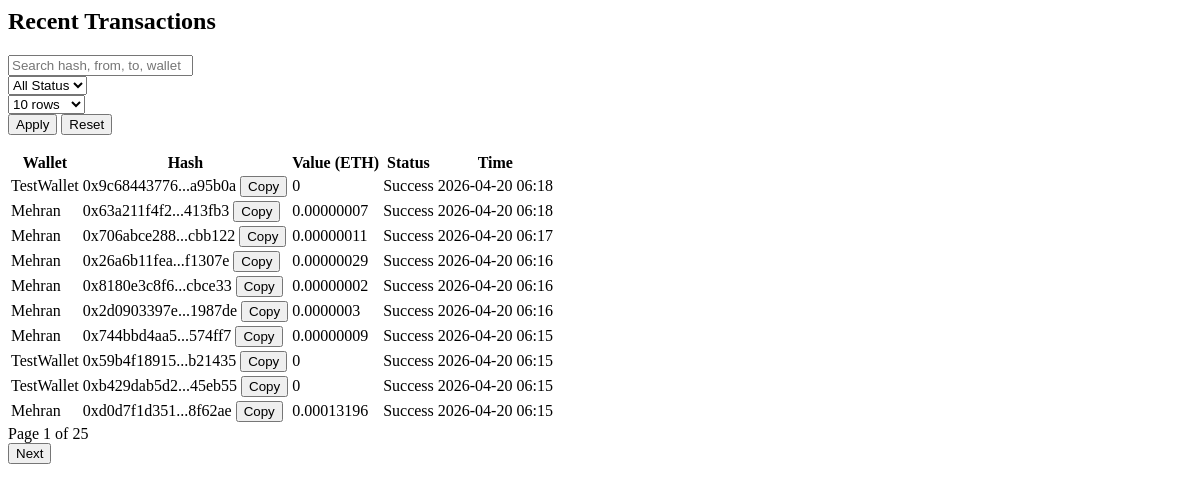
Page /partials/dashboard-transactions/ on the earlier database version.
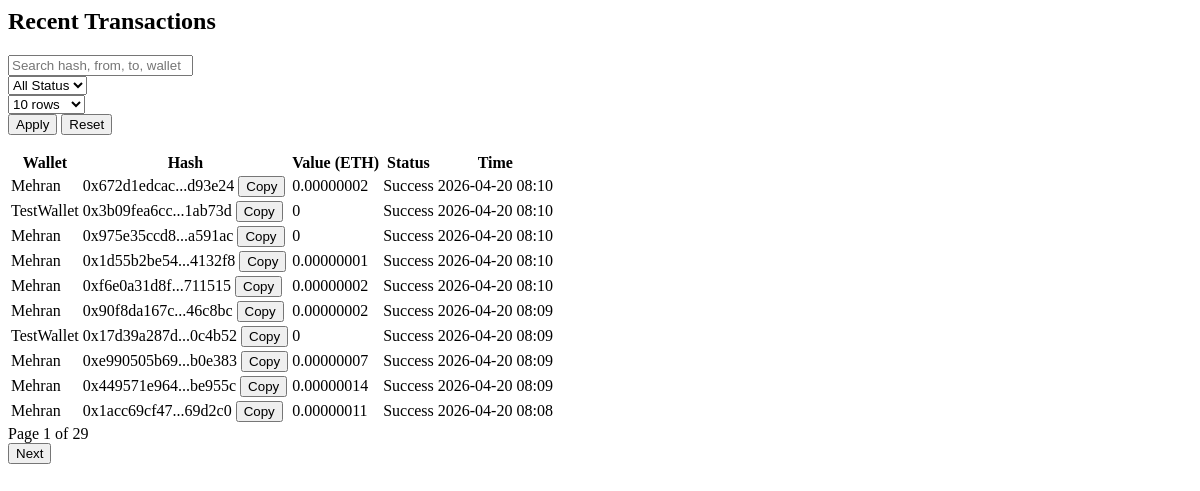
Same page on the later database version.
### wallets/models.py (models this page shows, shortened)
class TransactionSnapshot(models.Model):
    wallet = models.ForeignKey(
        Wallet,
        on_delete=models.CASCADE,
        related_name="transaction_snapshots"
    )
    tx_hash = models.CharField(max_length=66, unique=True)
    from_address = models.CharField(max_length=42)
    to_address = models.CharField(max_length=42, null=True, blank=True)
    value_wei = models.CharField(max_length=100)
    value_eth = models.DecimalField(max_digits=30, decimal_places=18)
    block_number = models.BigIntegerField()
    tx_timestamp = models.DateTimeField()
    is_error = models.BooleanField(default=False)
    fetched_at = models.DateTimeField()

class Wallet(models.Model):
    address = models.CharField(max_length=42, unique=True)
    label = models.CharField(max_length=100, blank=True)
    network = models.CharField(max_length=50, default="Ethereum Mainnet")
    assigned_admin = models.ForeignKey(
        settings.AUTH_USER_MODEL,
        on_delete=models.SET_NULL,
        null=True,
        blank=True,
        related_name="managed_wallets",
    )
    is_active = models.BooleanField(default=True)
    created_at = models.DateTimeField(auto_now_add=True)
    last_synced_at = models.DateTimeField(null=True, blank=True)

### wallets/views.py (the view)
# urls.py: path("partials/dashboard-transactions/", dashboard_transactions_partial, name="dashboard_transactions_partial"),
def dashboard_transactions_partial(request):
    _, dashboard_tx_page, dtx_per_page = get_dashboard_transactions_page(request)
    context = {
        "dashboard_recent_transactions": dashboard_tx_page,
        "dtx_per_page": dtx_per_page,
        "dtx_q": request.GET.get("dtx_q", "").strip(),
        "dtx_status": request.GET.get("dtx_status", "").strip(),
    }
    return render(request, "wallets/partials/dashboard_transactions_table.html", context)

### wallets/templatetags/wallet_extras.py (called while the page is built)
@register.filter
def format_crypto(value, decimals=4):
    if value is None:
        return "-"
    try:
        number = Decimal(value)
    except (InvalidOperation, TypeError, ValueError):
        return value
    if number == 0:
        return "0"
    decimals = int(decimals)
    formatted = f"{number:.{decimals}f}"
    if "." in formatted:
        formatted = formatted.rstrip("0").rstrip(".")
    return formatted

### wallets/views.py (called while the page is built, shortened)
def get_per_page(request, key, default=10):
    raw = request.GET.get(key, str(default))
    return int(raw) if raw in ALLOWED_PAGE_SIZES else default

def get_dashboard_transactions_queryset(request):
    tx_q = request.GET.get("dtx_q", "").strip()
    tx_status = request.GET.get("dtx_status", "").strip()
    transactions = (
        TransactionSnapshot.objects
        .select_related("wallet", "wallet__assigned_admin")
        .order_by("-tx_timestamp")
    )
    if tx_status == "success":
        transactions = transactions.filter(is_error=False)
    elif tx_status == "error":
        transactions = transactions.filter(is_error=True)
    return transactions

### wallets/templates/wallets/partials/dashboard_transactions_table.html (shortened to what this page needs)
{% load wallet_extras %}
<div class="d-flex justify-content-between align-items-center mb-3">
    <h2 class="section-title mb-0">Recent Transactions</h2>
</div>
<form id="dashboard-transactions-form" class="row g-2 filter-grid mb-3">
    <div class="col-12 col-md-6">
        <input type="text" class="form-control" name="dtx_q" value="{{ dtx_q }}" placeholder="Search hash, from, to, wallet">
    </div>
    <div class="col-6 col-md-3">
        <select class="form-select" name="dtx_status">
            <option value="" {% if dtx_status == "" %}selected{% endif %}>All Status</option>
        </select>
    </div>
    <div class="col-6 col-md-3">
        <select class="form-select" name="dtx_per_page">
            <option value="10" {% if dtx_per_page == 10 %}selected{% endif %}>10 rows</option>
        </select>
    </div>
    <div class="col-12 d-grid d-md-flex gap-2">
        <button type="submit" class="btn btn-dark">Apply</button>
        <button type="button" id="dtx-reset-btn" class="btn btn-outline-secondary">Reset</button>
    </div>
</form>
<div class="table-wrap">
    <table class="table table-hover table-sm align-middle mb-0">
        <thead class="table-light">
            <tr>
                <th>Wallet</th>
                <th>Hash</th>
                <th>Value (ETH)</th>
                <th>Status</th>
                <th>Time</th>
            </tr>
        </thead>
        <tbody>
            {% for tx in dashboard_recent_transactions %}
            <tr>
                <td class="nowrap">{{ tx.wallet.label|default:tx.wallet.address }}</td>
                <td class="nowrap">
                    <span class="inline-copy mono">
                        {{ tx.tx_hash|slice:":12" }}...{{ tx.tx_hash|slice:"-6:" }}
                        <button type="button" class="copy-btn" data-copy="{{ tx.tx_hash }}">Copy</button>
                    </span>
                </td>
                <td class="mono">{{ tx.value_eth|format_crypto:8 }}</td>
                <td>
                    {% if tx.is_error %}
                        <span class="badge text-bg-danger">Error</span>
                    {% else %}
                        <span class="badge text-bg-success">Success</span>
                    {% endif %}
                </td>
                <td class="nowrap">{{ tx.tx_timestamp|date:"Y-m-d H:i" }}</td>
            </tr>
            {% empty %}
            <tr>
                <td colspan="5" class="text-center text-muted py-4">No transactions found.</td>
            </tr>
            {% endfor %}
        </tbody>
    </table>
</div>
{% if dashboard_recent_transactions.paginator.num_pages > 1 %}
<div class="d-flex justify-content-between align-items-center mt-3 pt-3 border-top">
    <div class="text-muted">
        Page {{ dashboard_recent_transactions.number }} of {{ dashboard_recent_transactions.paginator.num_pages }}
    </div>
    <div class="d-flex gap-2">
        {% if dashboard_recent_transactions.has_next %}
            <button type="button" class="btn btn-sm btn-outline-secondary dtx-page-btn" data-page="{{ dashboard_recent_transactions.next_page_number }}">
                Next
            </button>
        {% endif %}
    </div>
</div>
{% endif %}

Differences in the rows shown:
no longer on this page (row unchanged): TransactionSnapshot: wallet.label "TestWallet", tx_hash "0x9c68443776", tx_hash "a95b0a", value_eth "0", is_error "Success", tx_timestamp "2026-04-20 06:18"
no longer on this page (row unchanged): TransactionSnapshot: wallet.label "Mehran", tx_hash "0x63a211f4f2", tx_hash "413fb3", value_eth "0.00000007", is_error "Success", tx_timestamp "2026-04-20 06:18"
no longer on this page (row unchanged): TransactionSnapshot: wallet.label "Mehran", tx_hash "0x706abce288", tx_hash "cbb122", value_eth "0.00000011", is_error "Success", tx_timestamp "2026-04-20 06:17"
no longer on this page (row unchanged): TransactionSnapshot: wallet.label "Mehran", tx_hash "0x26a6b11fea", tx_hash "f1307e", value_eth "0.00000029", is_error "Success", tx_timestamp "2026-04-20 06:16"
no longer on this page (row unchanged): TransactionSnapshot: wallet.label "Mehran", tx_hash "0x8180e3c8f6", tx_hash "cbce33", value_eth "0.00000002", is_error "Success", tx_timestamp "2026-04-20 06:16"
no longer on this page (row unchanged): TransactionSnapshot: wallet.label "Mehran", tx_hash "0x2d0903397e", tx_hash "1987de", value_eth "0.0000003", is_error "Success", tx_timestamp "2026-04-20 06:16"
no longer on this page (row unchanged): TransactionSnapshot: wallet.label "Mehran", tx_hash "0x744bbd4aa5", tx_hash "574ff7", value_eth "0.00000009", is_error "Success", tx_timestamp "2026-04-20 06:15"
no longer on this page (row unchanged): TransactionSnapshot: wallet.label "TestWallet", tx_hash "0x59b4f18915", tx_hash "b21435", value_eth "0", is_error "Success", tx_timestamp "2026-04-20 06:15"
no longer on this page (row unchanged): TransactionSnapshot: wallet.label "TestWallet", tx_hash "0xb429dab5d2", tx_hash "45eb55", value_eth "0", is_error "Success", tx_timestamp "2026-04-20 06:15"
no longer on this page (row unchanged): TransactionSnapshot: wallet.label "Mehran", tx_hash "0xd0d7f1d351", tx_hash "8f62ae", value_eth "0.00013196", is_error "Success", tx_timestamp "2026-04-20 06:15"
added TransactionSnapshot: wallet.label "Mehran", tx_hash "0x672d1edcac", tx_hash "d93e24", value_eth "0.00000002", is_error "Success", tx_timestamp "2026-04-20 08:10"
added TransactionSnapshot: wallet.label "TestWallet", tx_hash "0x3b09fea6cc", tx_hash "1ab73d", value_eth "0", is_error "Success", tx_timestamp "2026-04-20 08:10"
added TransactionSnapshot: wallet.label "Mehran", tx_hash "0x975e35ccd8", tx_hash "a591ac", value_eth "0", is_error "Success", tx_timestamp "2026-04-20 08:10"
added TransactionSnapshot: wallet.label "Mehran", tx_hash "0x1d55b2be54", tx_hash "4132f8", value_eth "0.00000001", is_error "Success", tx_timestamp "2026-04-20 08:10"
added TransactionSnapshot: wallet.label "Mehran", tx_hash "0xf6e0a31d8f", tx_hash "711515", value_eth "0.00000002", is_error "Success", tx_timestamp "2026-04-20 08:10"
added TransactionSnapshot: wallet.label "Mehran", tx_hash "0x90f8da167c", tx_hash "46c8bc", value_eth "0.00000002", is_error "Success", tx_timestamp "2026-04-20 08:09"
added TransactionSnapshot: wallet.label "TestWallet", tx_hash "0x17d39a287d", tx_hash "0c4b52", value_eth "0", is_error "Success", tx_timestamp "2026-04-20 08:09"
added TransactionSnapshot: wallet.label "Mehran", tx_hash "0xe990505b69", tx_hash "b0e383", value_eth "0.00000007", is_error "Success", tx_timestamp "2026-04-20 08:09"
added TransactionSnapshot: wallet.label "Mehran", tx_hash "0x449571e964", tx_hash "be955c", value_eth "0.00000014", is_error "Success", tx_timestamp "2026-04-20 08:09"
added TransactionSnapshot: wallet.label "Mehran", tx_hash "0x1acc69cf47", tx_hash "69d2c0", value_eth "0.00000011", is_error "Success", tx_timestamp "2026-04-20 08:08"
Other differences:
{{ dashboard_recent_transactions.paginator.num_pages }}: "25" → "29"
